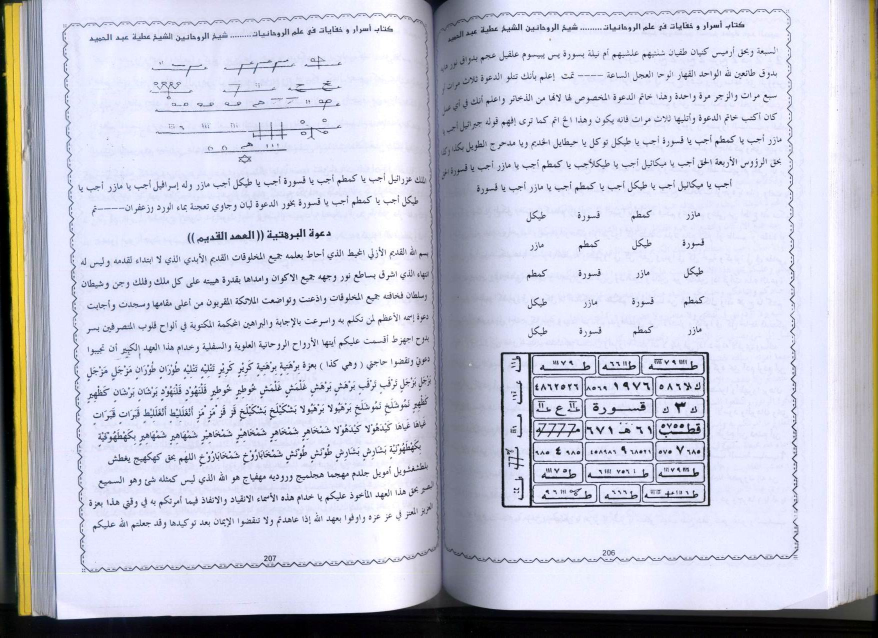
#> input picture Picture 105.jpg, 1755 x 1275 px (shown at 1/2 size)
$ python crop_wafaq_presisi_2112x1808.py --src 'Picture 105.jpg'
#> lines starting #> are read from the running program, lines starting #| are printed output that depends on the picture; after the words box and inside, x2 and y2 are one past the last pixel; in counts of white or black regions, pixels touching at a corner belong together
#!/usr/bin/env python3
"""
Crop Presisi 2112x1808 — flat-field Batch-43/Batch-44 standard.

Default (backward-compatible): crop Halaman 206 from Picture 105.jpg.

Preset batch terbaru:

  python3 crop_wafaq_presisi_2112x1808.py --preset hal207
      -> rajah bergaris Halaman 207 (Picture 105.jpg, belahan kiri),
         bingkai x 299-683, y 112-334, margin 15% (63 px kiri-kanan,
         46 px atas; bawah dibatasi baris cetak berikutnya pada y 348).

Untuk sumber lain:

  Hal207  Rajah Bergaris (hirz/wafaq garis) di atas halaman 207 (belahan kiri
          Picture 105.jpg): nama para malaikat di sudut (عزرائيل، مازر، طيكل،
          كمطم، قسورة...), kotak angka, kolom SAKK dengan angka 111 di atas
          huruf ك, serta bintang Seal of Solomon di bawahnya.

Standar reproduksi (BATCH-44 FINAL):
  * flat-field: latar kertas diratakan lalu dipetakan ke putih murni 255
    lewat peta dua titik BLACK_AT..WHITE_AT — TIDAK memakai threshold keras;
  * WHITE_SNAP mengunci piksel yang sudah hampir putih ke 255 supaya latar
    bersih, tetapi ambang diisi sehingga titik-titik halus (Sirr An-Nuqthoh:
    titik tiga pada ح ج خ dan titik di bawah huruf) TIDAK ikut terhapus —
    huruf gundul buta tetap buta apa adanya, tidak ada titik yang ditambah
    maupun dibuang oleh skrip ini;
  * garis tipis bingkai rajah (garis paku/gergaji pada sel dan garis tiang
    kolom SAKK) dipertahankan, tidak di-thinning;
  * hasil akhir SELALU tepat 2112x1808 px, 300 DPI, LANCZOS. Rajah hal 207
    bersifat lebar (aspek ~2.5:1) sedangkan kanvas 1.17:1, sehingga citra
    di-skala seragam untuk MEMENUHI kanvas penuh (tidak ada padding putih
    besar seperti fit-kanvas yang menghasilkan 95,5%) agar latar bersih
    turun ke target 78-80% putih murni;

BOX uses x0 y0 x1 y1 pixel coordinates. If --box is omitted, the complete
source image is used. Output is always 2112x1808 px, 300 DPI, LANCZOS, with a
white canvas and the same gentle two-point flat-field mapping used for Batch
43/44 (BG_WINDOW=31, BLACK_AT=0.55, WHITE_AT=0.88, WHITE_SNAP=235). No hard
thresholding or redrawing is performed.

Catatan angka putih: persentase "putih murni pada piksel non-tinta" bergantung
pada kepadatan isi crop, bukan pada mutu pemrosesan. Wafaq Hal 206 yang padat
(3x7 sel angka, tinta 16%) menghasilkan 77-78%; rajah garis Hal 207 yang renggang
(tinta 1,5-2%) menghasilkan ~96% pada parameter yang sama. Menurunkan angka itu
ke 78% hanya mungkin dengan menaikkan WHITE_AT sampai ~0,977 sehingga kertas
 menjadi kelabu (lihat --white-at), dan itu justru merusak rajah.
"""
from PIL import Image, ImageFilter
import numpy as np
import os
import argparse          # FIX 2026-11-01: dipakai main() tetapi belum diimpor

BASE = os.path.dirname(os.path.abspath(__file__))
SRC = os.path.join(BASE, "Picture 105.jpg")
OUTDIR = os.path.join(BASE, "terjemahan", "rajah")
OUTNAME = "rajah-hal-207-rajah-bergaris-presisi-2112x1808.jpg"

# --- FIX 2026-11-01: NameError DEFAULT_SRC -----------------------------------
# Ketiga konstanta DEFAULT_* dulu dipakai oleh PRESETS di bawah padahal belum
# didefinisikan (modul gagal diimpor: NameError: name 'DEFAULT_SRC' is not
# defined). Sekarang didefinisikan LEBIH DULU, sebelum PRESETS.
#   DEFAULT_SRC -> Picture 105.jpg (sumber lama)
#   DEFAULT_BOX -> None = pakai seluruh gambar (perilaku crop_wafaq() saat box
#                  None). BOX default "hal206" yang lama TIDAK dapat dipulihkan
#                  dari riwayat git (berkas sudah masuk repo dalam keadaan
#                  rusak), jadi preset hal206 kini WAJIB diberi --box eksplisit
#                  bila akan dibuat ulang; berkas hasil tinjauan lama dibiarkan.
#   DEFAULT_OUT -> keluaran hal207 (perilaku lama).
DEFAULT_SRC = SRC
DEFAULT_BOX = None
DEFAULT_OUT = os.path.join(OUTDIR, OUTNAME)

# Preset per batch. Kunci: nama preset -> (src, box, out)
PRESETS = {
    "hal206": (
        DEFAULT_SRC,
        DEFAULT_BOX,                       # wajib --box bila dibuat ulang
        os.path.join(OUTDIR, "rajah-hal-206-wifaq-murabba-presisi-2112x1808.jpg"),
    ),
    # BATCH-46 GAP FIX (Hal 211): tholasm angka telur kedua.
    # Sumber: Picture_106b_Hal_211_1755x1275.jpg (unggahan pengguna, 1755x1275).
    # Isi BOX = baris label `Yuktabu al-Baidhotuts-Tsaniyatu Hadzath-Tholsam`
    # + dua baris angka tholasm (`...Awra al 1818 Ha Jim 8902 40636 Jim` dan
    # `...Jim Jim 9991888 188 88 1103`). Prosa `wat-Tawkilu ...` di bawahnya
    # DIKELUARKAN.
    "hal211": (
        os.path.join(BASE, "Picture_106b_Hal_211_1755x1275.jpg"),
        (628, 70, 1162, 159),
        os.path.join(OUTDIR, "rajah-hal-211-tholasm-angka-telur-kedua-presisi-2112x1808.jpg"),
    ),
    "hal207": (
        DEFAULT_SRC,
        (184, 86, 747, 347),
        os.path.join(BASE, "terjemahan", "rajah",
                     "rajah-hal-207-rajah-bergaris-presisi-2112x1808.jpg"),
    ),
}

W_OUT, H_OUT = 2112, 1808
DPI = (300, 300)

# Peta nada flat-field (tanpa threshold keras)
BG_WINDOW = 31
BLACK_AT = 0.55
WHITE_AT = 0.88
WHITE_SNAP = 235        # Batch-44: hanya piksel yang sudah nyaris putih dikunci 255


def flatten(img, white_at=WHITE_AT, white_snap=WHITE_SNAP):
    """Ratakan pencahayaan kertas; pertahankan tinta, titik, dan garis tipis."""
    g = np.array(img.convert("L")).astype(np.float32)

    bg = img.convert("L").filter(ImageFilter.MaxFilter(BG_WINDOW))
    bg = bg.filter(ImageFilter.GaussianBlur(BG_WINDOW / 2))
    bg = np.maximum(np.array(bg).astype(np.float32), 1.0)

    ratio = g / bg
    out = np.clip((ratio - BLACK_AT) / (white_at - BLACK_AT), 0, 1) * 255
    out = out.astype(np.uint8)
    out = np.where(out >= white_snap, 255, out)
    return Image.fromarray(out.astype(np.uint8)).convert("RGB")


def crop_wafaq(src=DEFAULT_SRC, box=DEFAULT_BOX, out=DEFAULT_OUT,
               white_at=WHITE_AT, white_snap=WHITE_SNAP):
    im = Image.open(src).convert("RGB")
    if box is None:
        box = (0, 0, im.width, im.height)
    if len(box) != 4 or box[0] < 0 or box[1] < 0 or box[2] > im.width or box[3] > im.height or box[2] <= box[0] or box[3] <= box[1]:
        raise ValueError(f"BOX {box} di luar ukuran sumber {im.size}")

    crop = flatten(im.crop(box), white_at=white_at, white_snap=white_snap)
    # Skala seragam, tanpa distorsi; beri ruang 70 px di tiap sisi kanvas.
    sc = min((W_OUT - 140) / crop.size[0], (H_OUT - 140) / crop.size[1])
    new = (round(crop.size[0] * sc), round(crop.size[1] * sc))
    crop = crop.resize(new, Image.Resampling.LANCZOS)
    canvas = Image.new("RGB", (W_OUT, H_OUT), (255, 255, 255))
    canvas.paste(crop, ((W_OUT - new[0]) // 2, (H_OUT - new[1]) // 2))

    os.makedirs(os.path.dirname(out) or ".", exist_ok=True)
    canvas.save(out, "JPEG", quality=95, subsampling=0, dpi=DPI)
    a = np.array(canvas.convert("L"))
    ink = a < 100
    non_ink_white = 100 * (a[~ink] == 255).mean() if (~ink).any() else 100.0
    full_white = 100 * (a == 255).mean()
    midtones = 100 * (((a >= 100) & (a < 200)).mean())
    print(f"{os.path.basename(out)}")
    print(f"  sumber      : {os.path.basename(src)}; BOX={box}; crop={box[2]-box[0]}x{box[3]-box[1]} px")
    print(f"  parameter   : BG_WINDOW={BG_WINDOW}, BLACK_AT={BLACK_AT}, WHITE_AT={white_at}, WHITE_SNAP={white_snap}")
    print(f"  keluaran    : {canvas.width}x{canvas.height} px; LANCZOS {sc:.2f}x; DPI={DPI[0]}")
    print(f"  putih       : {full_white:.1f}% seluruh kanvas; {non_ink_white:.1f}% piksel non-tinta")
    print(f"  tinta/nada  : {100 * ink.mean():.2f}% tinta padat; {midtones:.2f}% nada antara")
    return out


def main():
    parser = argparse.ArgumentParser(description="Crop wafaq presisi 2112x1808 dengan flat-field Batch-43/44")
    parser.add_argument("--preset", choices=sorted(PRESETS), help="preset kotak per batch (hal206, hal207)")
    parser.add_argument("--src", help="path gambar sumber (default: Picture 105.jpg)")
    parser.add_argument("--box", nargs=4, type=int, metavar=("X0", "Y0", "X1", "Y1"), help="BBox px; tanpa opsi ini memakai seluruh gambar")
    parser.add_argument("--out", help="path JPG keluaran")
    parser.add_argument("--white-at", type=float, default=WHITE_AT, help=f"titik putih flat-field (default {WHITE_AT})")
    parser.add_argument("--white-snap", type=int, default=WHITE_SNAP, help=f"ambang pengunci putih murni (default {WHITE_SNAP})")
    args = parser.parse_args()

    if args.preset:
        p_src, p_box, p_out = PRESETS[args.preset]
    else:
        p_src, p_box, p_out = DEFAULT_SRC, DEFAULT_BOX, DEFAULT_OUT

    src = args.src or p_src
    src = src if os.path.isabs(src) else os.path.join(BASE, src)
    out = args.out or p_out
    out = out if os.path.isabs(out) else os.path.join(BASE, out)
    if args.box:
        box = tuple(args.box)
    elif args.src and not args.preset:
        box = None
    else:
        box = p_box

    print("Crop Wafaq Presisi 2112x1808 — flat-field Batch-43/44:")
    crop_wafaq(src, box, out, white_at=args.white_at, white_snap=args.white_snap)
#> in crop_wafaq, im is the input picture: PIL image 1755x1275 RGB; mean R, G, B 199.5, 201, 215.4
#> in flatten, `g = np.array(img.convert("L")).astype(np.float32)`:
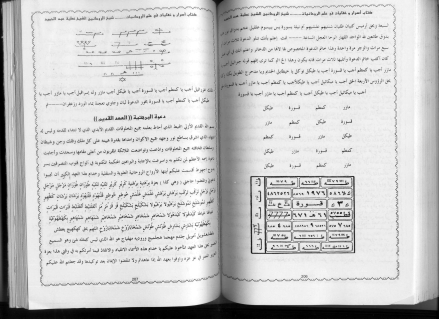
#> g: shape (1275, 1755) float32 (shown at 1/4 size); min 0, max 255, mean 202.2
#> in flatten, `bg = bg.filter(ImageFilter.GaussianBlur(BG_WINDOW / 2))`:
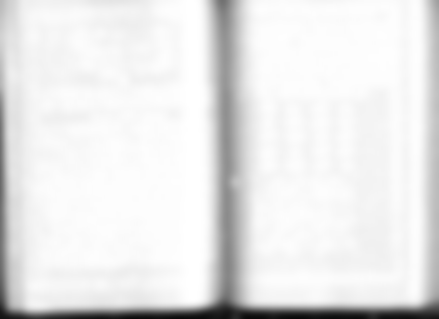
#> bg: PIL image 1755x1275 L (shown at 1/4 size); min 9, max 255, mean 231.5
#> in flatten, `ratio = g / bg`:
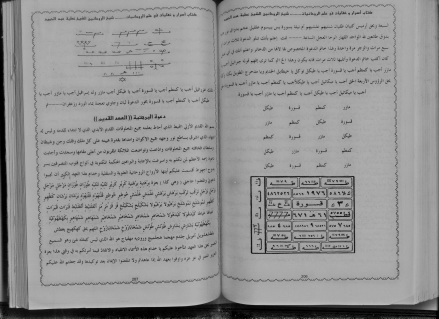
#> ratio: shape (1275, 1755) float32 (shown at 1/4 size); min 0, max 1.46, mean 0.849; drawn with min black and max white
#> in flatten, `out = np.clip((ratio - BLACK_AT) / (white_at - BLACK_AT), 0, 1) * 255`:
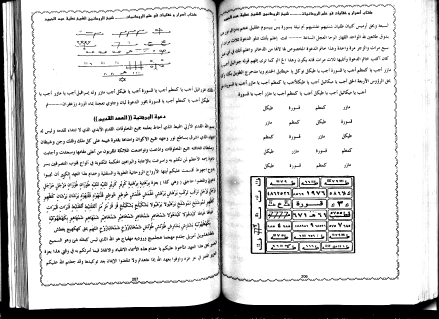
#> out: shape (1275, 1755) float32 (shown at 1/4 size); min 0, max 255, mean 217.7
#> in crop_wafaq, `crop = crop.resize(new, Image.Resampling.LANCZOS)`:
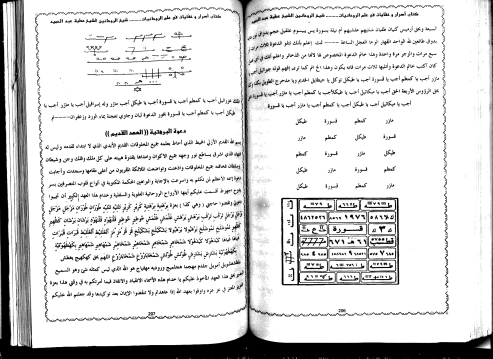
#> crop: PIL image 1972x1433 RGB (shown at 1/4 size); min 0, max 255, mean 218
#> in crop_wafaq, `canvas.paste(crop, ((W_OUT - new[0]) // 2, (H_OUT - new[1]) // 2))`:
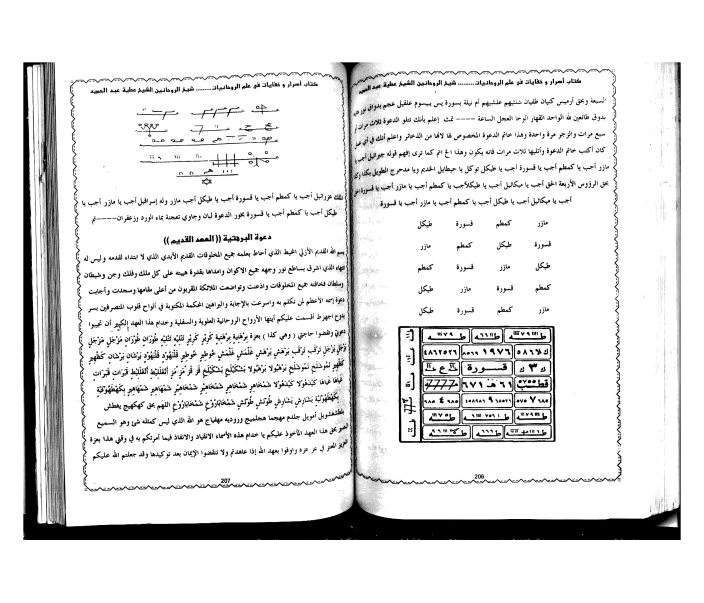
#> canvas: PIL image 2112x1808 RGB (shown at 1/3 size); min 0, max 255, mean 227.6
#> in crop_wafaq, `ink = a < 100`:
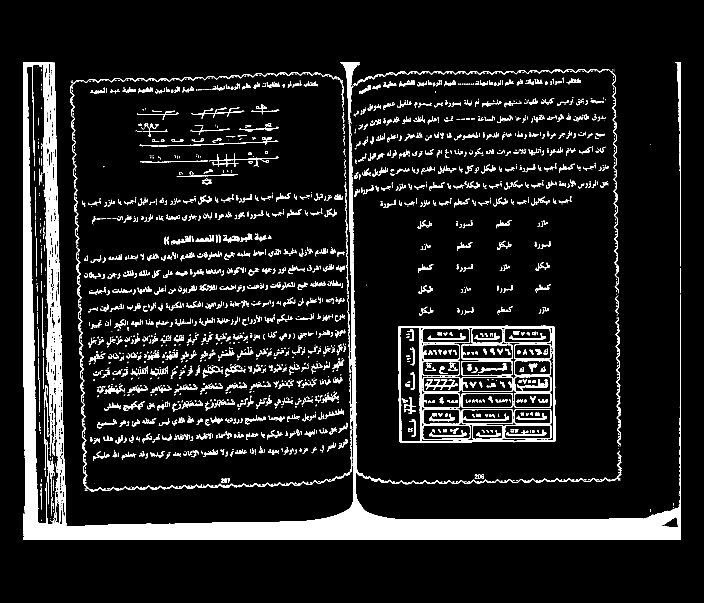
#> ink: shape (1808, 2112) bool (shown at 1/3 size); 9.3% white; 3024 white regions (1833 under 20 px), largest, box (x1, y1, x2, y2) and area: (70, 187, 2042, 1620) 189067, (1195, 977, 1667, 1329) 12731, (245, 1265, 1057, 1474) 3211
#> in crop_wafaq, `non_ink_white = 100 * (a[~ink] == 255).mean() if (~ink).any() else 100.0`: non_ink_white = 86.87
#> in crop_wafaq, `full_white = 100 * (a == 255).mean()`: full_white = 78.77
#> in crop_wafaq, `midtones = 100 * (((a >= 100) & (a < 200)).mean())`: midtones = 3.8
#|   sumber      : Picture 105.jpg; BOX=(0, 0, 1755, 1275); crop=1755x1275 px
#|   keluaran    : 2112x1808 px; LANCZOS 1.12x; DPI=300
#|   putih       : 78.8% seluruh kanvas; 86.9% piksel non-tinta
#|   tinta/nada  : 9.33% tinta padat; 3.80% nada antara
    print(f"Selesai — {out}")


if __name__ == "__main__":
    # FIX 2026-11-01: dulu memanggil crop_rajah() yang tidak pernah didefinisikan
    # di berkas ini (NameError kedua). Sekarang cukup memanggil main().
    main()

$ run again, with Picture 003.jpg copied over Picture 105.jpg
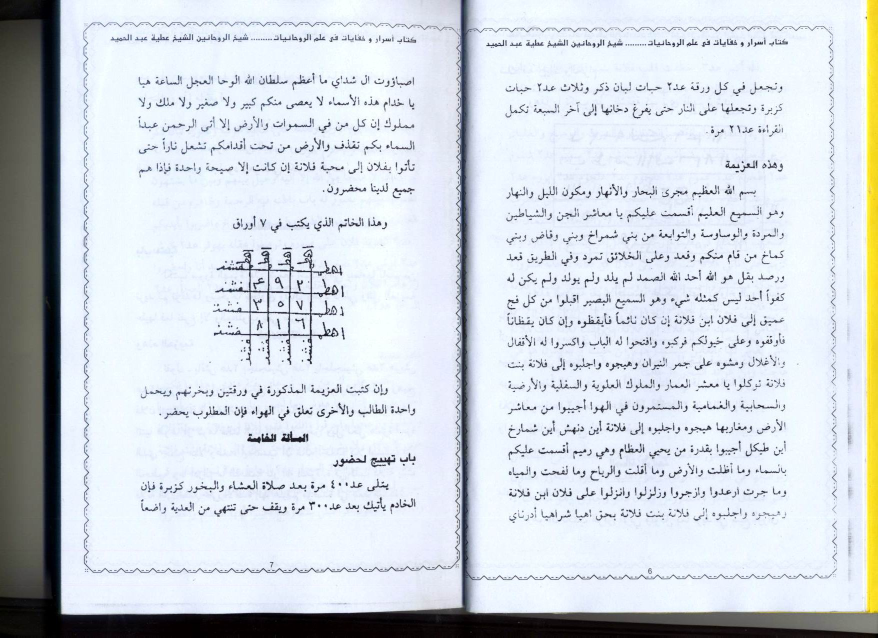
#> input picture Picture 003.jpg, 1755 x 1275 px (shown at 1/2 size)
#> in crop_wafaq, im is the input picture: PIL image 1755x1275 RGB; mean R, G, B 207.8, 214.2, 220.5
#> in crop_wafaq, `canvas.paste(crop, ((W_OUT - new[0]) // 2, (H_OUT - new[1]) // 2))`:
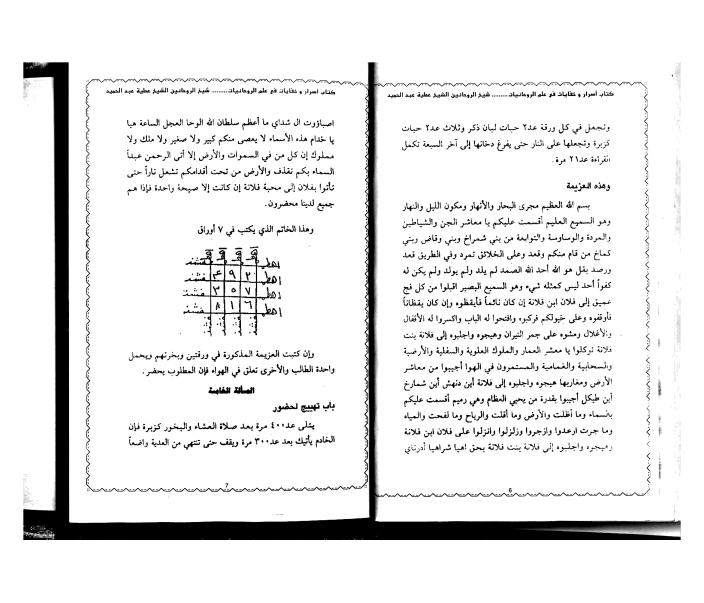
#> canvas: PIL image 2112x1808 RGB (shown at 1/3 size); min 0, max 255, mean 232.9
#> in crop_wafaq, `ink = a < 100`:
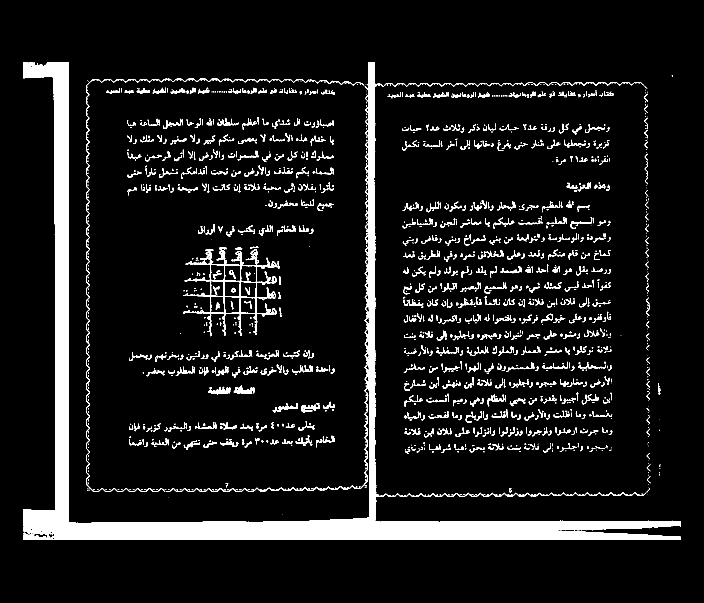
#> ink: shape (1808, 2112) bool (shown at 1/3 size); 8.1% white; 1941 white regions (1062 under 20 px), largest, box (x1, y1, x2, y2) and area: (70, 187, 2042, 1620) 200320, (549, 747, 840, 1009) 9979, (258, 236, 928, 1230) 3361
#> non_ink_white = 93.1
#> full_white = 85.57
#> midtones = 1.78
#|   sumber      : Picture 105.jpg; BOX=(0, 0, 1755, 1275); crop=1755x1275 px
#|   keluaran    : 2112x1808 px; LANCZOS 1.12x; DPI=300
#|   putih       : 85.6% seluruh kanvas; 93.1% piksel non-tinta
#|   tinta/nada  : 8.09% tinta padat; 1.78% nada antara

$ run again, with Picture 006.jpg copied over Picture 105.jpg
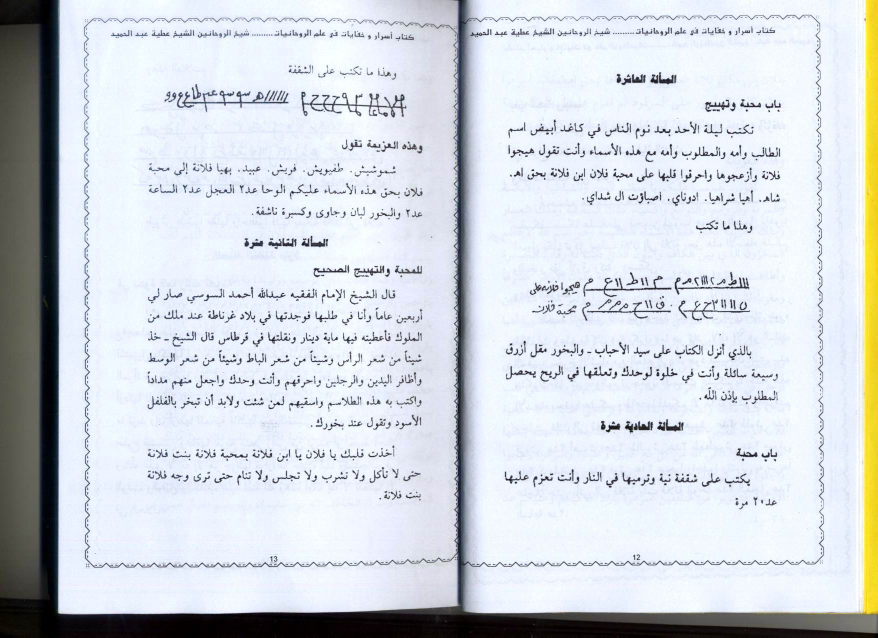
#> input picture Picture 006.jpg, 1755 x 1275 px (shown at 1/2 size)
#> in crop_wafaq, im is the input picture: PIL image 1755x1275 RGB; mean R, G, B 208.1, 213.2, 219.2
#> in crop_wafaq, `canvas.paste(crop, ((W_OUT - new[0]) // 2, (H_OUT - new[1]) // 2))`:
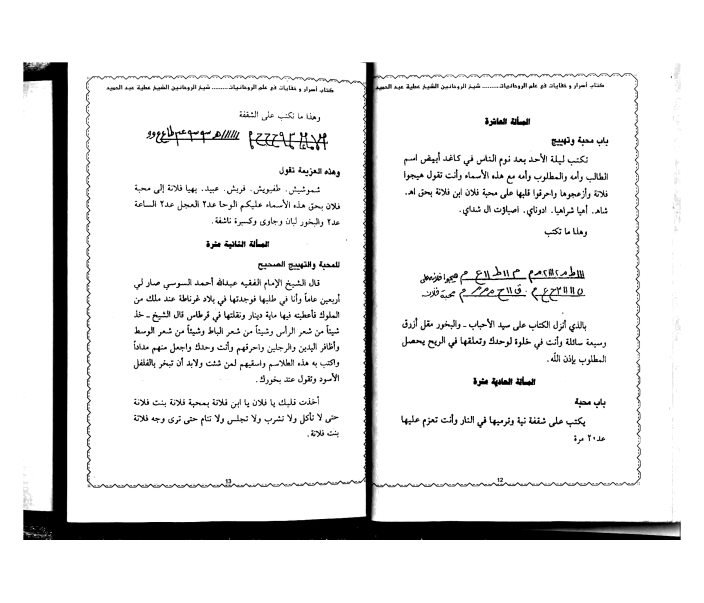
#> canvas: PIL image 2112x1808 RGB (shown at 1/3 size); min 0, max 255, mean 233.2
#> in crop_wafaq, `ink = a < 100`:
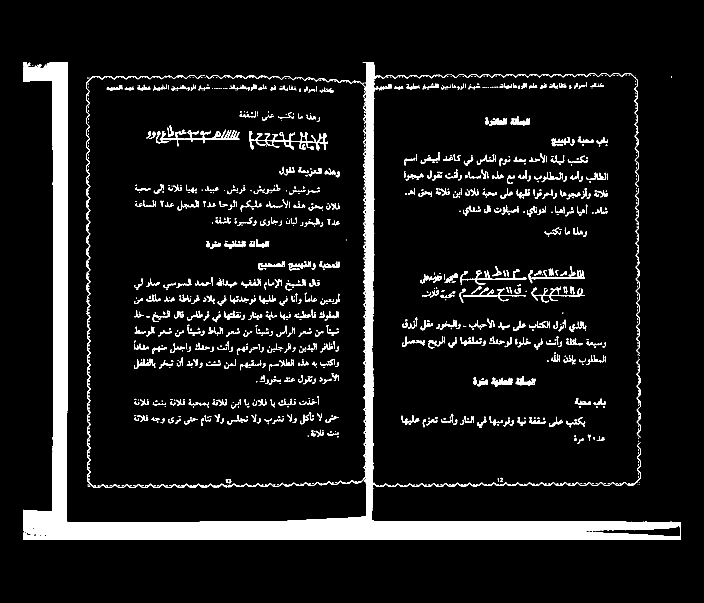
#> ink: shape (1808, 2112) bool (shown at 1/3 size); 8.1% white; 1422 white regions (762 under 20 px), largest, box (x1, y1, x2, y2) and area: (70, 187, 2042, 1620) 214098, (747, 393, 984, 451) 3217, (468, 389, 718, 439) 2635
#> non_ink_white = 94.26
#> full_white = 86.67
#> midtones = 1.58
#|   sumber      : Picture 105.jpg; BOX=(0, 0, 1755, 1275); crop=1755x1275 px
#|   keluaran    : 2112x1808 px; LANCZOS 1.12x; DPI=300
#|   putih       : 86.7% seluruh kanvas; 94.3% piksel non-tinta
#|   tinta/nada  : 8.05% tinta padat; 1.58% nada antara
